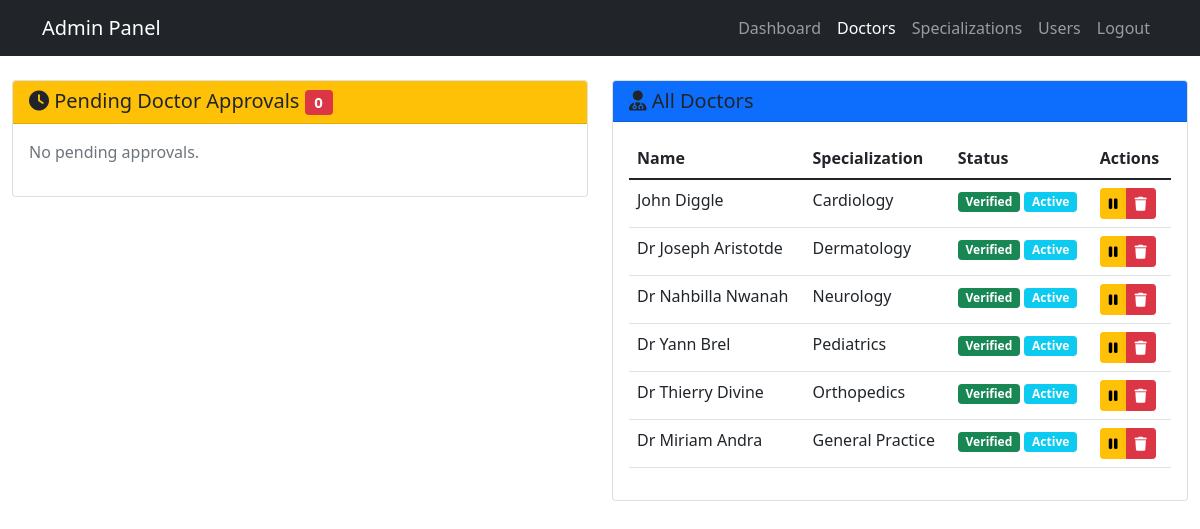
The page /admin/manage-doctors.php (signed in) on the database its author committed.
### tables this page shows
CREATE TABLE doctors (
    id INT PRIMARY KEY AUTO_INCREMENT,
    user_id INT UNIQUE NOT NULL,
    specialization VARCHAR(100),
    qualification TEXT,
    experience_years INT,
    consultation_fee DECIMAL(10,2),
    bio TEXT,
    FOREIGN KEY (user_id) REFERENCES users(id) ON DELETE CASCADE
);

CREATE TABLE users (
    id INT PRIMARY KEY AUTO_INCREMENT,
    role ENUM('patient', 'doctor', 'admin') NOT NULL,
    email VARCHAR(100) UNIQUE NOT NULL,
    password VARCHAR(255) NOT NULL,
    full_name VARCHAR(100) NOT NULL,
    phone VARCHAR(20),
    address TEXT,
    created_at TIMESTAMP DEFAULT CURRENT_TIMESTAMP,
    is_verified BOOLEAN DEFAULT FALSE,
    is_active BOOLEAN DEFAULT TRUE
);

### admin/manage-doctors.php (the view, shortened to what this page needs)
<?php
$conn = getConnection();
$pending_doctors = $conn->query("
    SELECT u.*, d.specialization, d.qualification
    FROM users u
    JOIN doctors d ON u.id = d.user_id
    WHERE u.role = 'doctor' AND u.is_verified = 0
");
$all_doctors = $conn->query("
    SELECT u.*, d.specialization
    FROM users u
    JOIN doctors d ON u.id = d.user_id
    WHERE u.role = 'doctor'
    ORDER BY u.is_verified, u.created_at DESC
");
?>
<!DOCTYPE html>
<html>
<head>
    <link href="https://cdn.jsdelivr.net/npm/bootstrap@5.1.3/dist/css/bootstrap.min.css" rel="stylesheet">
    <link rel="stylesheet" href="https://cdnjs.cloudflare.com/ajax/libs/font-awesome/6.0.0/css/all.min.css">
</head>
<body>
    <nav class="navbar navbar-expand-lg navbar-dark bg-dark">
        <div class="container">
            <a class="navbar-brand" href="#">Admin Panel</a>
            <div class="navbar-nav ms-auto">
                <a class="nav-link" href="dashboard.php">Dashboard</a>
                <a class="nav-link active" href="manage-doctors.php">Doctors</a>
                <a class="nav-link" href="specializations.php">Specializations</a>
                <a class="nav-link" href="manage-users.php">Users</a>
                <a class="nav-link" href="../auth/logout.php">Logout</a>
            </div>
        </div>
    </nav>
    <div class="container-fluid mt-4">
        <div class="row">
            <div class="col-md-6">
                <div class="card">
                    <div class="card-header bg-warning">
                        <h5 class="mb-0">
                            <i class="fas fa-clock"></i> Pending Doctor Approvals
                            <span class="badge bg-danger"><?php echo $pending_doctors->num_rows; ?></span>
                        </h5>
                    </div>
                    <div class="card-body">
                        <?php if($pending_doctors->num_rows > 0): ?>
                            <div class="list-group">
                                <?php while($doctor = $pending_doctors->fetch_assoc()): ?>
                                    <div class="list-group-item">
                                        <div class="d-flex justify-content-between align-items-center">
                                            <div>
                                                <h6><?php echo $doctor['full_name']; ?></h6>
                                                <small class="text-muted">
                                                    <?php echo $doctor['specialization']; ?><br>
                                                    <?php echo $doctor['email']; ?>
                                                </small>
                                            </div>
                                            <div>
                                                <a href="?action=verify&id=<?php echo $doctor['id']; ?>"
                                                   class="btn btn-success btn-sm">
                                                   <i class="fas fa-check"></i> Verify
                                                </a>
                                                <a href="?action=delete&id=<?php echo $doctor['id']; ?>"
                                                   class="btn btn-danger btn-sm"
                                                   onclick="return confirm('Delete this doctor?')">
                                                   <i class="fas fa-trash"></i>
                                                </a>
                                            </div>
                                        </div>
                                    </div>
                                <?php endwhile; ?>
                            </div>
                        <?php else: ?>
                            <p class="text-muted">No pending approvals.</p>
                        <?php endif; ?>
                    </div>
                </div>
            </div>
            <div class="col-md-6">
                <div class="card">
                    <div class="card-header bg-primary">
                        <h5 class="mb-0"><i class="fas fa-user-md"></i> All Doctors</h5>
                    </div>
                    <div class="card-body">
                        <div class="table-responsive">
                            <table class="table table-hover">
                                <thead>
                                    <tr>
                                        <th>Name</th>
                                        <th>Specialization</th>
                                        <th>Status</th>
                                        <th>Actions</th>
                                    </tr>
                                </thead>
                                <tbody>
                                    <?php while($doctor = $all_doctors->fetch_assoc()): ?>
                                        <tr>
                                            <td><?php echo $doctor['full_name']; ?></td>
                                            <td><?php echo $doctor['specialization']; ?></td>
                                            <td>
                                                <?php if($doctor['is_verified']): ?>
                                                    <span class="badge bg-success">Verified</span>
                                                <?php else: ?>
                                                    <span class="badge bg-warning">Pending</span>
                                                <?php endif; ?>
                                                <?php if($doctor['is_active']): ?>
                                                    <span class="badge bg-info">Active</span>
                                                <?php else: ?>
                                                    <span class="badge bg-danger">Inactive</span>
                                                <?php endif; ?>
                                            </td>
                                            <td>
                                                <div class="btn-group btn-group-sm">
                                                    <?php if($doctor['is_active']): ?>
                                                        <a href="?action=deactivate&id=<?php echo $doctor['id']; ?>"
                                                           class="btn btn-warning">
                                                           <i class="fas fa-pause"></i>
                                                        </a>
                                                    <?php endif; ?>
                                                    <a href="?action=delete&id=<?php echo $doctor['id']; ?>"
                                                       class="btn btn-danger"
                                                       onclick="return confirm('Delete this doctor?')">
                                                       <i class="fas fa-trash"></i>
                                                    </a>
                                                </div>
                                            </td>
                                        </tr>
                                    <?php endwhile; ?>
                                </tbody>
                            </table>
                        </div>
                    </div>
                </div>
            </div>
        </div>
    </div>
</body>
</html>

### rows shown on the page
doctors: user.full_name "John Diggle", specialization "Cardiology"
doctors: user.full_name "Dr Joseph Aristotde", specialization "Dermatology"
doctors: user.full_name "Dr Nahbilla Nwanah", specialization "Neurology"
doctors: user.full_name "Dr Yann Brel", specialization "Pediatrics"
doctors: user.full_name "Dr Thierry Divine", specialization "Orthopedics"
doctors: user.full_name "Dr Miriam Andra", specialization "General Practice"

### other values the page prints
$pending_doctors->num_rows "0"
